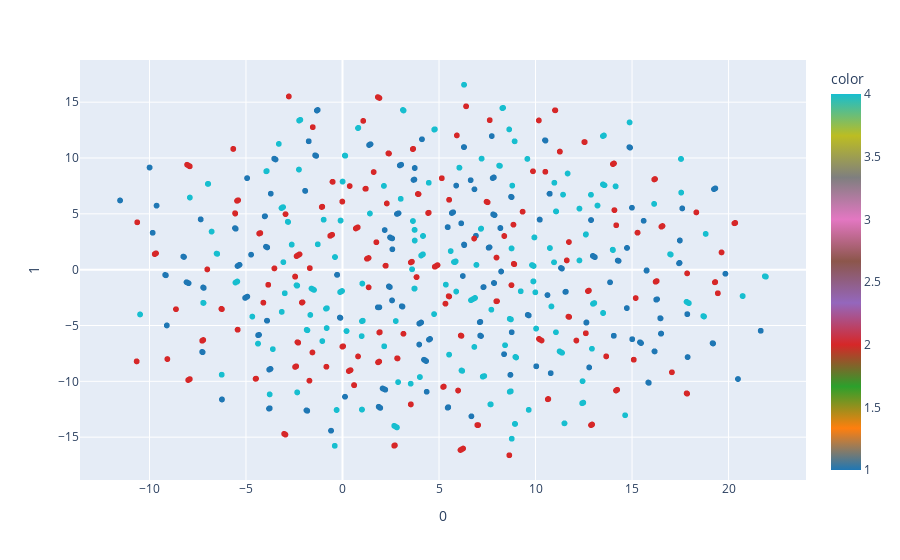

The notebook cell saved with this chart:
### Code cell
from umap import UMAP

umap_2d = UMAP(2)
proj_2d = umap_2d.fit_transform(data)

fig_2d = px.scatter(
    proj_2d, x=0, y=1,
    color=data['LD'],
    color_continuous_scale=px.colors.qualitative.D3
)

fig_2d.show()

### Figure 1 — Plotly figure (JSON) as saved in the notebook; plotly's stock layout.template omitted (floating-point values rounded to 4 significant figures; data arrays with more than 128 entries replaced by an {"elided": "..."} marker saying what was removed)
{"data": [{"hovertemplate": "0=%{x}<br>1=%{y}<br>color=%{marker.color}<extra></extra>", "legendgroup": "", "marker": {"color": {"elided": "1635 int values"}, "coloraxis": "coloraxis", "symbol": "circle"}, "mode": "markers", "name": "", "showlegend": false, "type": "scattergl", "x": {"elided": "1635 float values"}, "xaxis": "x", "y": {"elided": "1635 float values"}, "yaxis": "y"}], "layout": {"coloraxis": {"colorbar": {"title": {"text": "color"}}, "colorscale": [[0, "#1F77B4"], [0.1111, "#FF7F0E"], [0.2222, "#2CA02C"], [0.3333, "#D62728"], [0.4444, "#9467BD"], [0.5556, "#8C564B"], [0.6667, "#E377C2"], [0.7778, "#7F7F7F"], [0.8889, "#BCBD22"], [1, "#17BECF"]]}, "legend": {"tracegroupgap": 0}, "margin": {"t": 60}, "xaxis": {"anchor": "y", "domain": [0, 1], "title": {"text": "0"}}, "yaxis": {"anchor": "x", "domain": [0, 1], "title": {"text": "1"}}}}
